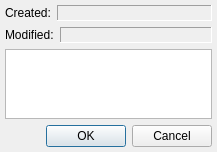
<?xml version="1.0" encoding="UTF-8"?>
<ui version="4.0">
 <class>EditNoteDialogClass</class>
 <widget class="QDialog" name="EditNoteDialogClass">
  <property name="geometry">
   <rect>
    <x>0</x>
    <y>0</y>
    <width>217</width>
    <height>142</height>
   </rect>
  </property>
  <layout class="QVBoxLayout" name="verticalLayout">
   <property name="spacing">
    <number>6</number>
   </property>
   <property name="leftMargin">
    <number>5</number>
   </property>
   <property name="topMargin">
    <number>5</number>
   </property>
   <property name="rightMargin">
    <number>5</number>
   </property>
   <property name="bottomMargin">
    <number>5</number>
   </property>
   <item>
    <layout class="QHBoxLayout" name="horizontalLayout">
     <item>
      <widget class="QLabel" name="lblCreated">
       <property name="text">
        <string>Created:</string>
       </property>
       <property name="textFormat">
        <enum>Qt::PlainText</enum>
       </property>
      </widget>
     </item>
     <item>
      <widget class="QLabel" name="lblCreatedValue">
       <property name="sizePolicy">
        <sizepolicy hsizetype="Expanding" vsizetype="Preferred">
         <horstretch>0</horstretch>
         <verstretch>0</verstretch>
        </sizepolicy>
       </property>
       <property name="frameShape">
        <enum>QFrame::Panel</enum>
       </property>
       <property name="frameShadow">
        <enum>QFrame::Sunken</enum>
       </property>
       <property name="text">
        <string/>
       </property>
       <property name="textFormat">
        <enum>Qt::PlainText</enum>
       </property>
      </widget>
     </item>
    </layout>
   </item>
   <item>
    <layout class="QHBoxLayout" name="horizontalLayout_2">
     <item>
      <widget class="QLabel" name="lblModified">
       <property name="text">
        <string>Modified:</string>
       </property>
       <property name="textFormat">
        <enum>Qt::PlainText</enum>
       </property>
      </widget>
     </item>
     <item>
      <widget class="QLabel" name="lblModifiedValue">
       <property name="sizePolicy">
        <sizepolicy hsizetype="Expanding" vsizetype="Preferred">
         <horstretch>0</horstretch>
         <verstretch>0</verstretch>
        </sizepolicy>
       </property>
       <property name="frameShape">
        <enum>QFrame::Panel</enum>
       </property>
       <property name="frameShadow">
        <enum>QFrame::Sunken</enum>
       </property>
       <property name="text">
        <string/>
       </property>
       <property name="textFormat">
        <enum>Qt::PlainText</enum>
       </property>
      </widget>
     </item>
    </layout>
   </item>
   <item>
    <widget class="QPlainTextEdit" name="pteNote"/>
   </item>
   <item>
    <widget class="QDialogButtonBox" name="dbbButtons">
     <property name="sizePolicy">
      <sizepolicy hsizetype="Expanding" vsizetype="Preferred">
       <horstretch>0</horstretch>
       <verstretch>0</verstretch>
      </sizepolicy>
     </property>
     <property name="standardButtons">
      <set>QDialogButtonBox::Cancel|QDialogButtonBox::Ok</set>
     </property>
    </widget>
   </item>
  </layout>
 </widget>
 <layoutdefault spacing="6" margin="11"/>
 <resources/>
 <connections/>
</ui>
